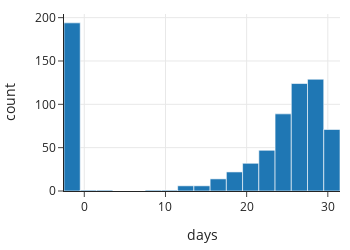

Write notebook code for a chart like this one.
### Markdown cell above
As expected Jan, Feb, Sep, Oct, Nov, and Dec have 61 occurrences and the rest 62. 

Let's turn to examine the column called `days` with a histogram:

### Code cell
px.histogram(co2, x='days', width=350, height=250)

### Figure 1 — Plotly figure (JSON) as saved in the notebook; plotly's stock layout.template omitted (floating-point values rounded to 4 significant figures; data arrays with more than 128 entries replaced by an {"elided": "..."} marker saying what was removed)
{"data": [{"alignmentgroup": "True", "bingroup": "x", "hovertemplate": "days=%{x}<br>count=%{y}<extra></extra>", "legendgroup": "", "marker": {"color": "#1F77B4", "pattern": {"shape": ""}}, "name": "", "offsetgroup": "", "orientation": "v", "showlegend": false, "type": "histogram", "x": {"elided": "738 int values"}, "xaxis": "x", "yaxis": "y"}], "layout": {"barmode": "relative", "height": 250, "legend": {"tracegroupgap": 0}, "width": 350, "xaxis": {"anchor": "y", "autorange": true, "domain": [0, 1], "range": [-2.5, 31.5], "title": {"text": "days"}, "type": "linear"}, "yaxis": {"anchor": "x", "autorange": true, "domain": [0, 1], "range": [0, 204.2], "title": {"text": "count"}}}}
